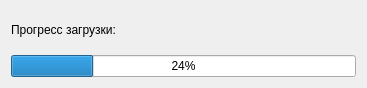
<?xml version="1.0" encoding="UTF-8"?>
<ui version="4.0">
 <class>ProgressDialog</class>
 <widget class="QDialog" name="ProgressDialog">
  <property name="geometry">
   <rect>
    <x>0</x>
    <y>0</y>
    <width>367</width>
    <height>88</height>
   </rect>
  </property>
  <property name="sizePolicy">
   <sizepolicy hsizetype="Fixed" vsizetype="Fixed">
    <horstretch>0</horstretch>
    <verstretch>0</verstretch>
   </sizepolicy>
  </property>
  <property name="windowTitle">
   <string>Dialog</string>
  </property>
  <layout class="QGridLayout" name="gridLayout">
   <item row="0" column="0">
    <widget class="QLabel" name="label">
     <property name="text">
      <string>Прогресс загрузки:</string>
     </property>
    </widget>
   </item>
   <item row="1" column="0">
    <widget class="QProgressBar" name="progressBar">
     <property name="value">
      <number>24</number>
     </property>
    </widget>
   </item>
  </layout>
 </widget>
 <resources/>
 <connections/>
</ui>
